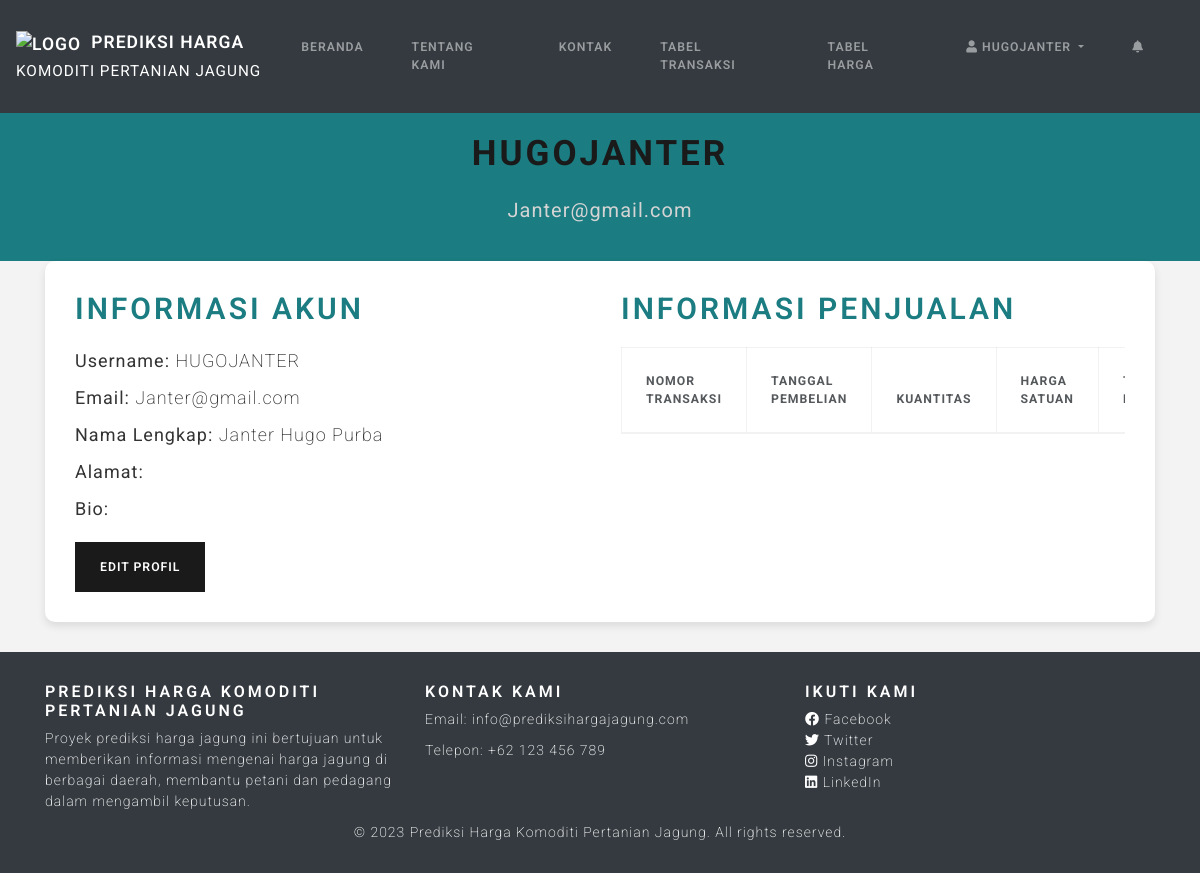
Page /profile.php (signed in) on the committed database.
### tables this page shows
CREATE TABLE `users` (
  `id` int(11) NOT NULL,
  `username` varchar(50) NOT NULL,
  `email` varchar(255) NOT NULL,
  `password` varchar(255) NOT NULL,
  `nama_lengkap` varchar(100) NOT NULL,
  `role` enum('admin','user') NOT NULL,
  `token` varchar(10) DEFAULT NULL,
  `alamat` varchar(100) NOT NULL,
  `bio` text NOT NULL,
  `penjual` enum('Petani','Tokke Kecil') NOT NULL
);

### profile.php (the view, shortened to what this page needs)
<?php
$servername = "localhost:3308";
$username = "root";
$password = "";
$dbname = "kelompok6";
$conn = new mysqli($servername, $username, $password, $dbname);
$username = $_SESSION['username'];
$sql = "SELECT * FROM users WHERE username = ?";
$stmt = $conn->prepare($sql);
$stmt->bind_param("s", $username);
$stmt->execute();
$result = $stmt->get_result();
$user = $result->fetch_assoc();
?>
<!DOCTYPE html>
<html lang="id">
<head>
    <link href="https://stackpath.bootstrapcdn.com/bootswatch/4.5.2/lux/bootstrap.min.css" rel="stylesheet">
    <link rel="stylesheet" href="https://cdnjs.cloudflare.com/ajax/libs/font-awesome/5.15.3/css/all.min.css">
</head>
<body>
    <nav class="navbar navbar-expand-lg navbar-dark bg-dark">
        <div class="container-fluid" style="padding-right: 0; padding-left: 0;">
            <a class="navbar-brand" href="#">
                <img src="./img/logo.jpg" alt="Logo" /> Prediksi Harga<br>
                <small>Komoditi Pertanian Jagung</small>
            </a>
            <div class="collapse navbar-collapse justify-content-end" id="navbarNav">
                <ul class="navbar-nav">
                    <li class="nav-item">
                        <a class="nav-link" href="index.php">Beranda</a>
                    </li>
                    <li class="nav-item">
                        <a class="nav-link" href="Tentang_Kami.php">Tentang Kami</a>
                    </li>
                    <li class="nav-item">
                        <a class="nav-link" href="kontak.php">Kontak</a>
                    </li>
                    <?php if(isset($_SESSION['role']) && $_SESSION['role'] === 'admin'): ?>
                        <li class="nav-item">
                            <a class="nav-link" href="transaksi.php">Tabel Transaksi</a>
                        </li>
                        <li class="nav-item">
                            <a class="nav-link" href="tabel.php">Tabel Harga</a>
                        </li>
                    <?php endif; ?>
                    <?php if(isset($_SESSION['username'])): ?>
                        <li class="nav-item dropdown">
                            <a href="#" class="nav-link dropdown-toggle" data-toggle="dropdown">
                                <i class="fas fa-user"></i> <?php echo $_SESSION['username']; ?> <span class="caret"></span>
                            </a>
                        </li>
                        <li class="nav-item">
                            <a class="nav-link" href="#">
                                <i class="fas fa-bell"></i>
                            </a>
                        </li>
                    <?php else: ?>
                        <li class="nav-item"><a class="nav-link" href="login.php">Login</a></li>
                        <li class="nav-item"><a class="nav-link" href="register.php">Register</a></li>
                    <?php endif; ?>
                </ul>
            </div>
        </div>
    </nav>
    <div class="profile-header">
        <div class="container">
            <h2><?php echo htmlspecialchars($user['username']); ?></h2>
            <small><?php echo htmlspecialchars($user['email']); ?></small>
        </div>
    </div>
    <div class="container">
    <div class="profile-details">
        <div>
            <h3>Informasi Akun</h3>
            <div>
                <p><strong>Username:</strong> <?php echo htmlspecialchars($user['username']); ?></p>
                <p><strong>Email:</strong> <?php echo htmlspecialchars($user['email']); ?></p>
                <p><strong>Nama Lengkap:</strong> <?php echo htmlspecialchars($user['nama_lengkap']); ?></p>
                <p><strong>Alamat:</strong> <?php echo htmlspecialchars($user['alamat']); ?></p>
                <p><strong>Bio:</strong> <?php echo htmlspecialchars($user['bio']); ?></p>
            </div>
            <div class="profile-actions">
                <a href="edit_profil.php" class="btn btn-primary">Edit Profil</a>
            </div>
        </div>
        <div>
            <h3>Informasi Penjualan</h3>
            <div class="table-responsive" style="max-height: 300px; overflow-y: auto;">
                <table class="table table-striped table-bordered">
                    <thead>
                        <tr>
                            <th>Nomor Transaksi</th>
                            <th>Tanggal Pembelian</th>
                            <th>Kuantitas</th>
                            <th>Harga Satuan</th>
                            <th>Total Harga</th>
                        </tr>
                    </thead>
                </table>
            </div>
        </div>
    </div>
</div>
     <footer class="footer">
        <div class="container">
            <div class="row">
                <div class="col-md-4">
                    <h5>Prediksi Harga Komoditi Pertanian Jagung</h5>
                    <p>Proyek prediksi harga jagung ini bertujuan untuk memberikan informasi mengenai harga jagung di berbagai daerah, membantu petani dan pedagang dalam mengambil keputusan.</p>
                </div>
                <div class="col-md-4">
                    <h5>Kontak Kami</h5>
                    <p>Email: info@prediksihargajagung.com</p>
                    <p>Telepon: +62 123 456 789</p>
                </div>
                <div class="col-md-4">
                    <h5>Ikuti Kami</h5>
                    <ul class="list-unstyled">
                        <li><a href="#"><i class="fab fa-facebook"></i> Facebook</a></li>
                        <li><a href="#"><i class="fab fa-twitter"></i> Twitter</a></li>
                        <li><a href="#"><i class="fab fa-instagram"></i> Instagram</a></li>
                        <li><a href="#"><i class="fab fa-linkedin"></i> LinkedIn</a></li>
                    </ul>
                </div>
            </div>
            <div class="row">
                <div class="col-12">
                    <p class="text-center mb-0">&copy; 2023 Prediksi Harga Komoditi Pertanian Jagung. All rights reserved.</p>
                </div>
            </div>
        </div>
    </footer>
</body>
</html>

### profile.php (style rules this page uses)
body { font-family: 'Roboto', sans-serif; background-color: #f3f3f3; }
.profile-header { text-align: center; padding: 20px 0; background-color: #1b7c81; color: #fff; }
.profile-header h2 { font-size: 35px; font-weight: bold; margin-bottom: 20px; }
.profile-header small { font-size: 20px; color: #d4d4d4; }
.profile-details { padding: 30px; background-color: #fff; box-shadow: 0 4px 8px rgba(0,0,0,0.1); margin-bottom: 30px; border-radius: 10px; }
.profile-details h3 { font-size: 30px; margin-bottom: 20px; color: #1b7c81; }
.profile-details p { font-size: 18px; margin-bottom: 10px; color: #333; }
.profile-actions { margin-top: 20px; }
.footer { background-color: #343a40; color: #fff; padding-top: 30px; padding-bottom: 30px; }
.footer h5 { color: #fff; }
.footer p { color: #fff; margin-bottom: 10px; }
.footer ul li a { color: #fff; }
.footer p.mb-0 { margin-bottom: 0; }
.navbar-brand img { height: 24px; margin-right: 5px; }
@media (min-width: 768px) { .profile-details { display: flex; justify-content: space-between; } }
@media (min-width: 768px) { .profile-details > div { width: 48%; } }

### rows in the picture
users: username "HUGOJANTER", email "Janter@gmail.com", nama_lengkap "Janter Hugo Purba"

### other values in the picture
$_SESSION['username'] "HUGOJANTER"
